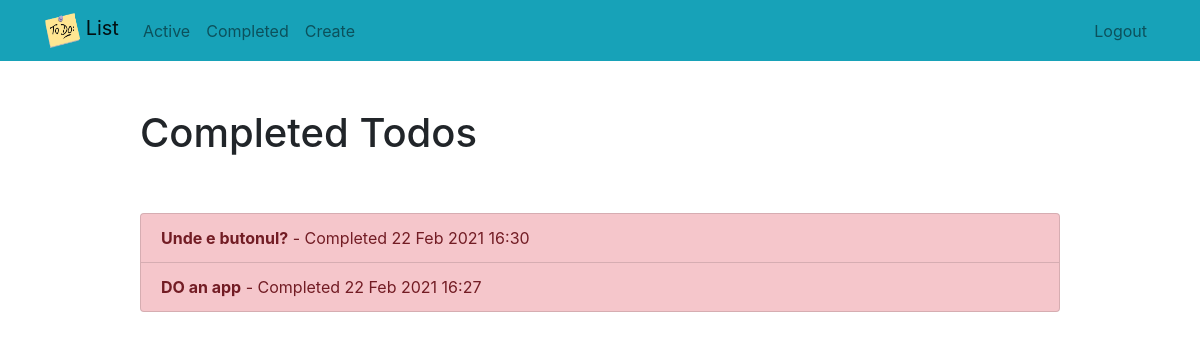
The app's page /completed/ (signed in), older data.
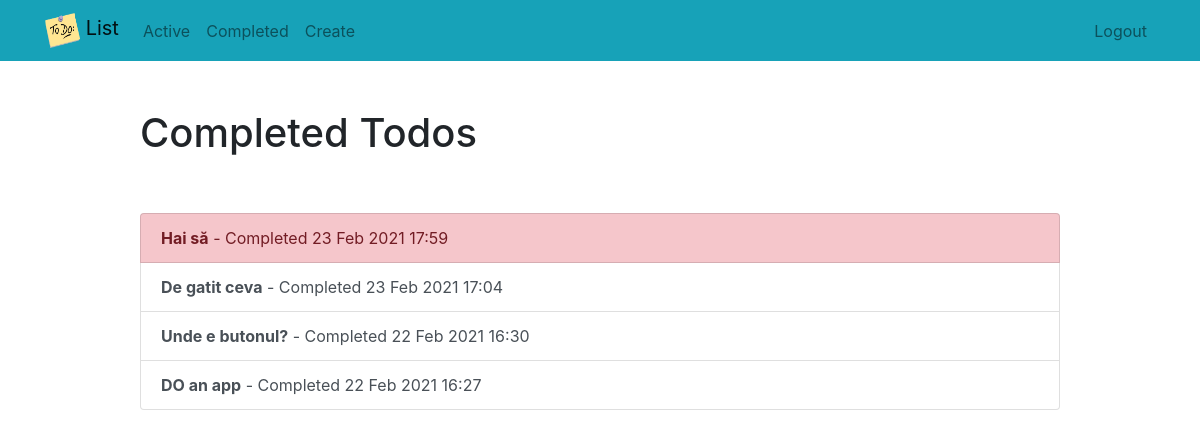
The same page, newer data.
### todo/models.py (models this page shows, shortened)
class Todo(models.Model):
    title = models.CharField(max_length=150)
    memo = models.TextField(blank=True)
    created = models.DateTimeField(auto_now_add=True)
    datecompleted = models.DateTimeField(null=True, blank=True)
    important = models.BooleanField(default=False)
    user = models.ForeignKey(User, on_delete=models.CASCADE)

### todo/views.py (the view)
# urls.py: path('completed/', views.completedtodos, name='completedtodos'),
@login_required
def completedtodos(request):
    todos = Todo.objects.filter(user=request.user, datecompleted__isnull=False).order_by('-datecompleted')
    return render(request, 'todo/completedtodos.html', {'todos':todos})

### todo/templates/todo/completedtodos.html
{% extends "todo/base.html" %}
{% block content %}
    <div class="row justify-content-center mt-5">
        <div class="col-md-10">
            <h1>Completed Todos</h1>
        </div>
    </div>
    <div class="row justify-content-center mt-5">
        <div class="col-md-10">
            <div class="list-group">
                {% for todo in todos %}
                    <a href="{% url 'viewtodo' todo.id %}" class="list-group-item list-group-item-action{% if todo.important %} list-group-item-danger{% endif %}"><b>{{ todo.title }}</b> - Completed {{ todo.datecompleted|date:'d M Y H:i' }}</a>
                {% endfor %}
            </div>
        </div>
    </div>
{% endblock %}

Row changes from the older to the newer data that the page shows:
now on this page (row edited): Todo: title "Hai să", datecompleted "23 Feb 2021 17:59", important True (drawn)
now on this page (row edited): Todo: title "De gatit ceva", datecompleted "23 Feb 2021 17:04", important False (drawn)
changed Todo "Unde e butonul?": important True → False (drawn)
changed Todo "DO an app": important True → False (drawn)
